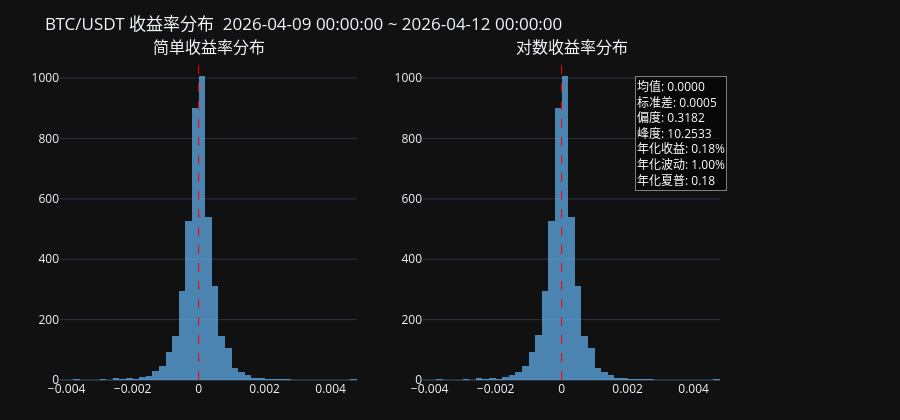

Notebook code cell kept with this figure:
### Markdown cell above
## 5. 收益率分布

### Code cell
ret = d["close"].pct_change().dropna()
log_ret = np.log(d["close"] / d["close"].shift(1)).dropna()

fig2 = make_subplots(rows=1, cols=2, subplot_titles=("简单收益率分布", "对数收益率分布"))

for col_idx, (r, name) in enumerate([(ret, "简单收益率"), (log_ret, "对数收益率")], start=1):
    fig2.add_trace(go.Histogram(
        x=r, nbinsx=80,
        marker_color="rgba(100,181,246,0.7)",
        name=name, showlegend=False,
    ), row=1, col=col_idx)
    # 零线
    fig2.add_vline(x=0, line=dict(color="red", dash="dash", width=1), row=1, col=col_idx)

ann = (
    f"均值: {ret.mean():.4f}<br>"
    f"标准差: {ret.std():.4f}<br>"
    f"偏度: {ret.skew():.4f}<br>"
    f"峰度: {ret.kurt():.4f}<br>"
    f"年化收益: {(1 + ret.mean()) ** 365 - 1:.2%}<br>"
    f"年化波动: {ret.std() * np.sqrt(365):.2%}<br>"
    f"年化夏普: {ret.mean() / ret.std() * np.sqrt(365):.2f}"
)
fig2.add_annotation(
    xref="paper", yref="paper", x=1.01, y=0.95,
    text=ann, showarrow=False, align="left",
    font=dict(size=12, color="white"),
    bordercolor="gray", borderwidth=1, bgcolor="rgba(0,0,0,0.5)",
)

fig2.update_layout(
    title=f"{SYMBOL} 收益率分布  {START_DATE} ~ {END_DATE}",
    height=420, template="plotly_dark",
    margin=dict(l=60, r=180, t=60, b=40),
)
fig2.show()

### Figure 1 — Plotly figure (JSON) as saved in the notebook; plotly's stock layout.template omitted (floating-point values rounded to 4 significant figures; data arrays with more than 128 entries replaced by an {"elided": "..."} marker saying what was removed)
{"data": [{"marker": {"color": "rgba(100,181,246,0.7)"}, "name": "简单收益率", "nbinsx": 80, "showlegend": false, "type": "histogram", "x": {"elided": "4300 float values"}, "xaxis": "x", "yaxis": "y"}, {"marker": {"color": "rgba(100,181,246,0.7)"}, "name": "对数收益率", "nbinsx": 80, "showlegend": false, "type": "histogram", "x": {"elided": "4300 float values"}, "xaxis": "x2", "yaxis": "y2"}], "layout": {"annotations": [{"font": {"size": 16}, "showarrow": false, "text": "简单收益率分布", "x": 0.225, "xanchor": "center", "xref": "paper", "y": 1, "yanchor": "bottom", "yref": "paper"}, {"font": {"size": 16}, "showarrow": false, "text": "对数收益率分布", "x": 0.775, "xanchor": "center", "xref": "paper", "y": 1, "yanchor": "bottom", "yref": "paper"}, {"align": "left", "bgcolor": "rgba(0,0,0,0.5)", "bordercolor": "gray", "borderwidth": 1, "font": {"color": "white", "size": 12}, "showarrow": false, "text": "均值: 0.0000<br>标准差: 0.0005<br>偏度: 0.3182<br>峰度: 10.2533<br>年化收益: 0.18%<br>年化波动: 1.00%<br>年化夏普: 0.18", "x": 1.01, "xref": "paper", "y": 0.95, "yref": "paper"}], "height": 420, "margin": {"b": 40, "l": 60, "r": 180, "t": 60}, "shapes": [{"line": {"color": "red", "dash": "dash", "width": 1}, "type": "line", "x0": 0, "x1": 0, "xref": "x", "y0": 0, "y1": 1, "yref": "y domain"}, {"line": {"color": "red", "dash": "dash", "width": 1}, "type": "line", "x0": 0, "x1": 0, "xref": "x2", "y0": 0, "y1": 1, "yref": "y2 domain"}], "title": {"text": "BTC/USDT 收益率分布  2026-04-09 00:00:00 ~ 2026-04-12 00:00:00"}, "xaxis": {"anchor": "y", "domain": [0, 0.45]}, "xaxis2": {"anchor": "y2", "domain": [0.55, 1]}, "yaxis": {"anchor": "x", "domain": [0, 1]}, "yaxis2": {"anchor": "x2", "domain": [0, 1]}}}
